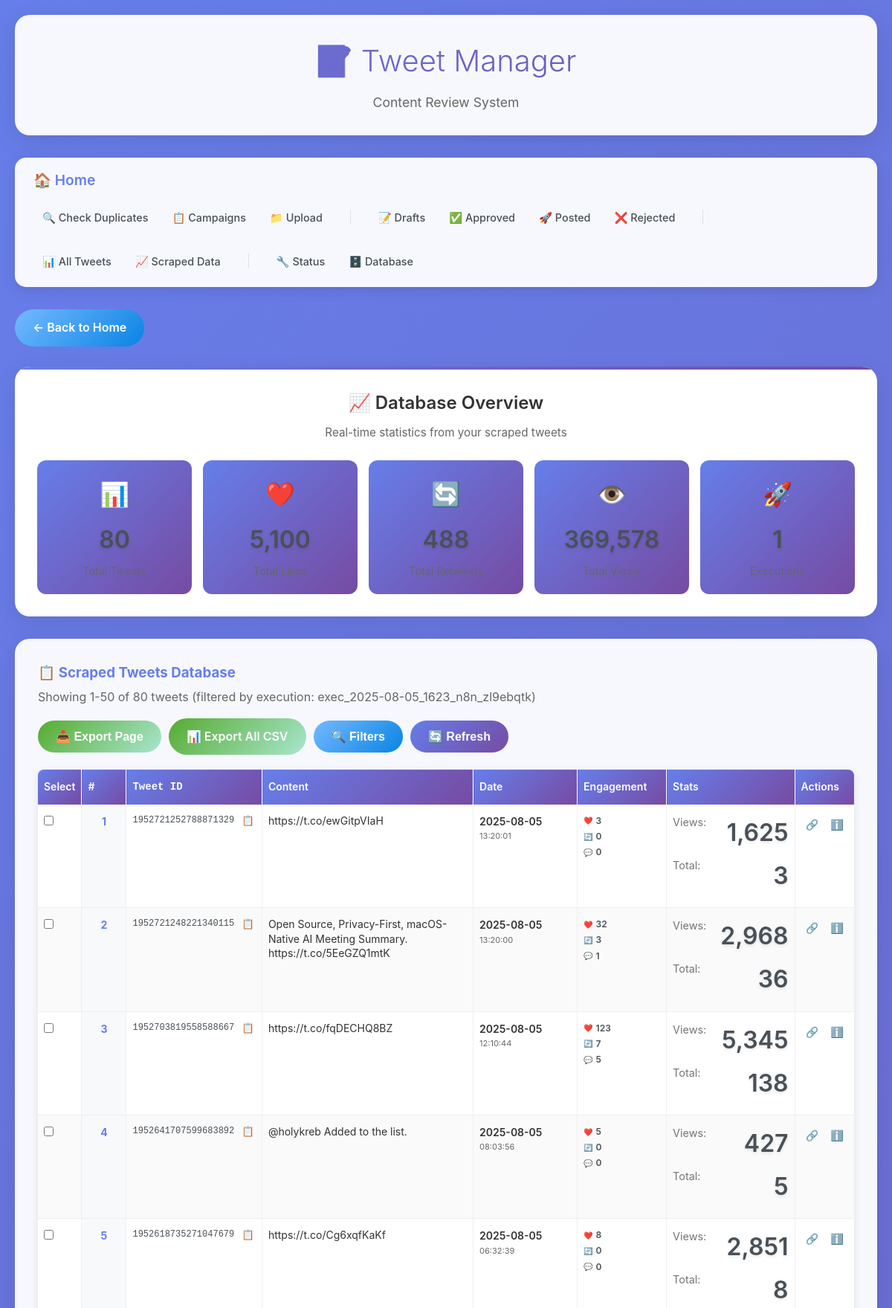
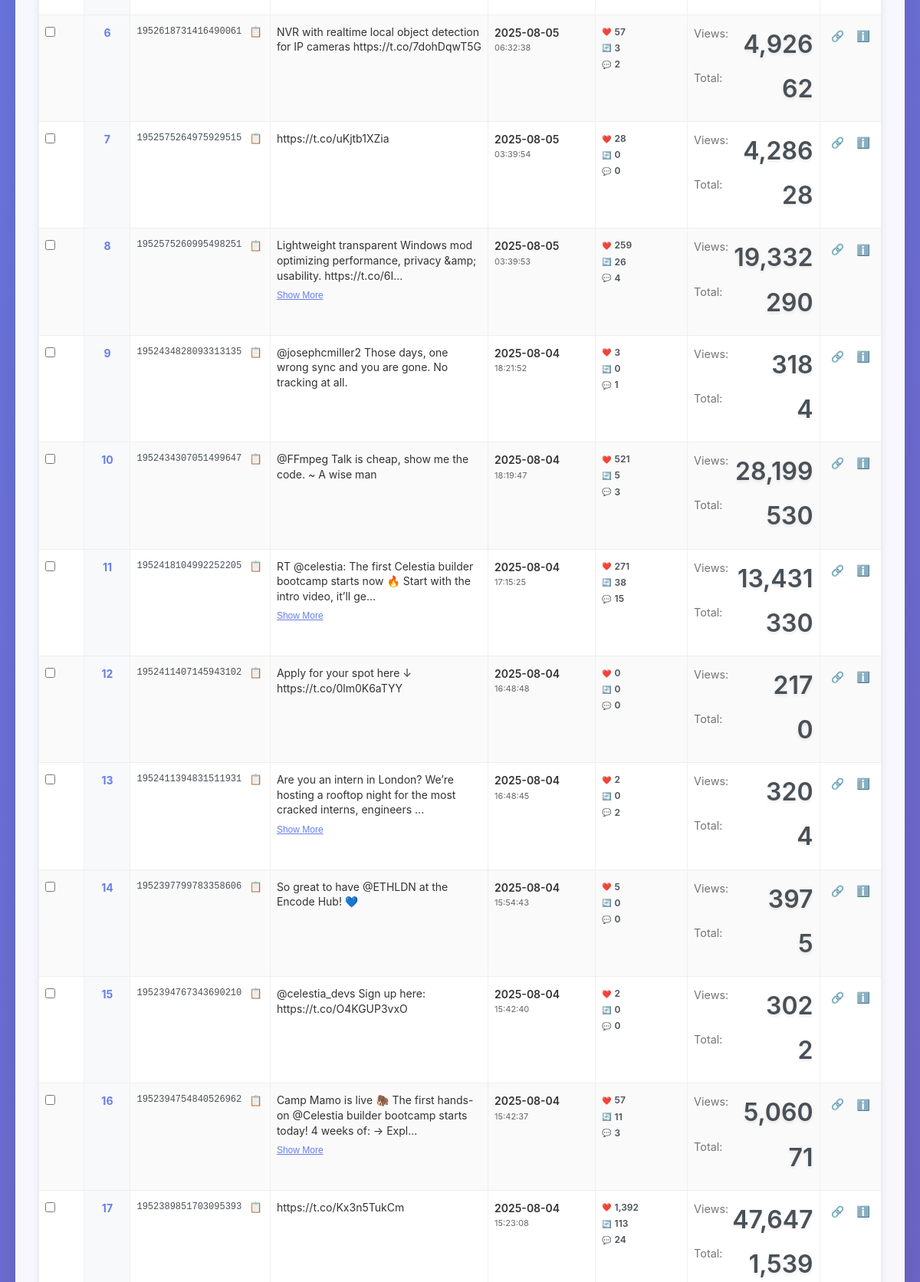
Screenshot of /scraped-tweets?execution_id=exec_2025-08-05_1623_n8n_zl9ebqtk (upper part) with the database file from the repository (2 pictures, top to bottom).
### database.py (models this page shows)
class ScrapedTweet(Base):
    __tablename__ = 'scraped_tweets'
    tweet_id = Column(String(50), primary_key=True)  # Maps to "Tweet ID"
    url = Column(Text)                                # Maps to "URL"
    content = Column(Text)                           # Maps to "Content"
    likes = Column(Integer, default=0)               # Maps to "Likes"
    retweets = Column(Integer, default=0)            # Maps to "Retweets"
    replies = Column(Integer, default=0)             # Maps to "Replies"
    quotes = Column(Integer, default=0)              # Maps to "Quotes"
    views = Column(Integer, default=0)               # Maps to "Views"
    date = Column(DateTime)                          # Maps to "Date"
    status = Column(String(20), default='success')  # Maps to "Status"
    tweet_url = Column(Text)                         # Maps to "Tweet"
    execution_id = Column(String(100))               # N8N execution tracking
    source_url = Column(String(200))                 # N8N source URL
    created_at = Column(DateTime, default=datetime.utcnow)
    updated_at = Column(DateTime, default=datetime.utcnow, onupdate=datetime.utcnow)

### app.py (the view)
@app.route('/scraped-tweets')
def scraped_tweets_page():
    page = request.args.get('page', 1, type=int)
    per_page = 50  # Fixed at 50 per page as requested
    offset = (page - 1) * per_page
    execution_id = request.args.get('execution_id', None)
    tweets_data, total_count = get_scraped_tweets(limit=per_page, offset=offset, execution_id=execution_id)
    total_pages = (total_count + per_page - 1) // per_page
    has_prev = page > 1
    has_next = page < total_pages
    stats = get_scraped_tweets_stats()
    pagination = {
        'page': page,
        'per_page': per_page,
        'total': total_count,
        'pages': total_pages,
        'has_prev': has_prev,
        'has_next': has_next,
        'prev_num': page - 1 if has_prev else None,
        'next_num': page + 1 if has_next else None,
        'start_index': offset + 1 if tweets_data else 0,
        'end_index': min(offset + per_page, total_count)
    }
    return render_template('scraped_tweets.html',
                         tweets=tweets_data,
                         pagination=pagination,
                         stats=stats,
                         execution_id=execution_id)

### app.py (called while the page is built, shortened)
@app.after_request
def add_security_headers(response):
    response.headers['X-Content-Type-Options'] = 'nosniff'
    response.headers['X-Frame-Options'] = 'DENY'
    response.headers['X-XSS-Protection'] = '1; mode=block'
    response.headers['Strict-Transport-Security'] = 'max-age=31536000; includeSubDomains'
    response.headers['Content-Security-Policy'] = "default-src 'self' 'unsafe-inline'; script-src 'self' 'unsafe-inline'; style-src 'self' 'unsafe-inline'"
    if hasattr(request, 'execution_id'):
        response.headers['X-Execution-ID'] = request.execution_id
    return response

@app.before_request
def log_request_info():
    execution_id = None
    if request.is_json and request.get_json(silent=True):
        json_data = request.get_json(silent=True)
        if isinstance(json_data, list) and len(json_data) > 0:
            execution_id = json_data[0].get('execution_id')
        elif isinstance(json_data, dict):
            execution_id = json_data.get('execution_id')
    if not execution_id:
        execution_id = request.headers.get('X-Execution-ID')
    if execution_id:
        request.execution_id = execution_id

### templates/scraped_tweets.html (shortened to what this page needs)
{% extends "base.html" %}
{% block content %}
<div style="margin-bottom: 20px;">
    <a href="/" class="btn btn-secondary">← Back to Home</a>
</div>
<div class="stats-dashboard-card">
    <div class="dashboard-header">
        <h3>📈 Database Overview</h3>
        <p>Real-time statistics from your scraped tweets</p>
    </div>
    <div class="stats-grid">
        <div class="stat-card">
            <div class="stat-icon">📊</div>
            <div class="stat-value">{{ "{:,}".format(stats.total_tweets) }}</div>
            <div class="stat-label">Total Tweets</div>
        </div>
        <div class="stat-card">
            <div class="stat-icon">❤️</div>
            <div class="stat-value">{{ "{:,}".format(stats.total_likes) }}</div>
            <div class="stat-label">Total Likes</div>
        </div>
        <div class="stat-card">
            <div class="stat-icon">🔄</div>
            <div class="stat-value">{{ "{:,}".format(stats.total_retweets) }}</div>
            <div class="stat-label">Total Retweets</div>
        </div>
        <div class="stat-card">
            <div class="stat-icon">👁️</div>
            <div class="stat-value">{{ "{:,}".format(stats.total_views) }}</div>
            <div class="stat-label">Total Views</div>
        </div>
        <div class="stat-card">
            <div class="stat-icon">🚀</div>
            <div class="stat-value">{{ stats.execution_count }}</div>
            <div class="stat-label">Executions</div>
        </div>
    </div>
</div>
<div class="card">
    <div style="display: flex; justify-content: space-between; align-items: center; margin-bottom: 20px; flex-wrap: wrap; gap: 15px;">
        <div>
            <h3 style="color: #667eea; margin: 0;">📋 Scraped Tweets Database</h3>
            <p style="color: #666; margin: 5px 0 0 0;">
                Showing {{ pagination.start_index }}-{{ pagination.end_index }} of {{ "{:,}".format(pagination.total) }} tweets
                {% if execution_id %} (filtered by execution: {{ execution_id }}){% endif %}
            </p>
        </div>
        <div style="display: flex; gap: 10px; align-items: center; flex-wrap: wrap;">
            <button onclick="exportPageToCSV()" class="btn btn-success" title="Export current page to CSV">
                📥 Export Page
            </button>
            <a href="/api/export-scraped-tweets-csv" class="btn btn-success" title="Export all scraped tweets to CSV" style="text-decoration: none;">
                📊 Export All CSV
            </a>
            <button onclick="toggleFilters()" class="btn btn-secondary" id="filterToggle">
                🔍 Filters
            </button>
            <button onclick="refreshData()" class="btn btn-primary">
                🔄 Refresh
            </button>
        </div>
    </div>
    <div class="table-container">
        <table class="excel-table" id="tweetsTable">
            <thead>
                <tr>
                    <th class="col-checkbox">Select</th>
                    <th class="col-index">#</th>
                    <th class="col-tweet-id" data-sort="Tweet ID">Tweet ID</th>
                    <th class="col-content" data-sort="Content">Content</th>
                    <th class="col-date" data-sort="Date">Date</th>
                    <th class="col-engagement">Engagement</th>
                    <th class="col-stats">Stats</th>
                    <th class="col-actions">Actions</th>
                </tr>
            </thead>
            <tbody>
                {% for tweet in tweets %}
                <tr class="tweet-row" data-tweet-id="{{ tweet['Tweet ID'] }}">
                    <td class="col-checkbox">
                        <input type="checkbox" class="tweet-checkbox" value="{{ tweet['Tweet ID'] }}" onchange="updateBulkActions()">
                    </td>
                    <td class="col-index">{{ pagination.start_index + loop.index0 }}</td>
                    <td class="col-tweet-id">
                        <div class="tweet-id-cell">
                            <span class="tweet-id-text">{{ tweet['Tweet ID'] }}</span>
                            <button onclick="copyToClipboard('{{ tweet['Tweet ID'] }}')" class="copy-btn" title="Copy Tweet ID">📋</button>
                        </div>
                    </td>
                    <td class="col-content">
                        <div class="content-cell">
                            <div class="content-preview">{{ tweet['Content'][:100] }}{% if tweet['Content']|length > 100 %}...{% endif %}</div>
                            {% if tweet['Content']|length > 100 %}
                            <button onclick="toggleContent(this)" class="expand-btn" data-full-content="{{ tweet['Content'] }}">Show More</button>
                            {% endif %}
                        </div>
                    </td>
                    <td class="col-date">
                        <div class="date-cell">
                            <div class="date-primary">{{ tweet['Date'][:10] if tweet['Date'] else 'N/A' }}</div>
                            <div class="date-time">{{ tweet['Date'][11:19] if tweet['Date'] and tweet['Date']|length > 10 else '' }}</div>
                        </div>
                    </td>
                    <td class="col-engagement">
                        <div class="engagement-cell">
                            <div class="engagement-item">
                                <span class="engagement-icon">❤️</span>
                                <span class="engagement-value">{{ "{:,}".format(tweet['Likes']) }}</span>
                            </div>
                            <div class="engagement-item">
                                <span class="engagement-icon">🔄</span>
                                <span class="engagement-value">{{ "{:,}".format(tweet['Retweets']) }}</span>
                            </div>
                            <div class="engagement-item">
                                <span class="engagement-icon">💬</span>
                                <span class="engagement-value">{{ "{:,}".format(tweet['Replies']) }}</span>
                            </div>
                        </div>
                    </td>
                    <td class="col-stats">
                        <div class="stats-cell">
                            <div class="stat-item">
                                <span class="stat-label">Views:</span>
                                <span class="stat-value">{{ "{:,}".format(tweet['Views']) }}</span>
                            </div>
                            <div class="stat-item">
                                <span class="stat-label">Total:</span>
                                <span class="stat-value">{{ "{:,}".format(tweet['engagement_total']) }}</span>
                            </div>
                        </div>
                    </td>
                    <td class="col-actions">
                        <div class="actions-cell">
                            <a href="{{ tweet['URL'] }}" target="_blank" class="action-btn" title="View on X/Twitter">🔗</a>
                            <button onclick="showTweetDetails('{{ tweet['Tweet ID'] }}')" class="action-btn" title="Show Details">ℹ️</button>
                        </div>
                    </td>
                </tr>
                {% endfor %}
            </tbody>
        </table>
    </div>
</div>
{% endblock %}

### templates/base.html (style rules this page uses)
* { margin: 0; padding: 0; box-sizing: border-box; }
body { font-family: -apple-system, BlinkMacSystemFont, 'Segoe UI', Roboto, Oxygen, Ubuntu, Cantarell, sans-serif; background: linear-gradient(135deg, #667eea 0%, #764ba2 100%); min-height: 100vh; color: #333; line-height: 1.6; }
.card { background: rgba(255, 255, 255, 0.95); backdrop-filter: blur(10px); border-radius: 20px; padding: 30px; margin-bottom: 20px; box-shadow: 0 8px 32px rgba(0, 0, 0, 0.1); border: 1px solid rgba(255, 255, 255, 0.2); animation: fadeInUp 0.6s ease-out; transition: transform 0.3s ease, box-shadow 0.3s ease; }
.btn { display: inline-block; padding: 12px 24px; border: none; border-radius: 25px; font-size: 1rem; font-weight: 600; text-decoration: none; cursor: pointer; transition: all 0.3s ease; position: relative; overflow: hidden; }
.btn-primary { background: linear-gradient(135deg, #667eea, #764ba2); color: white; }
.btn-success { background: linear-gradient(135deg, #56ab2f, #a8e6cf); color: white; }
.btn-secondary { background: linear-gradient(135deg, #74b9ff, #0984e3); color: white; }

### rows the page displays
ScrapedTweet: start_index "1", tweet_id "1952721252788871329", content "https://t.co/ewGitpVIaH", tweet "2025-08-05", tweet "13:20:01", Likes "3", Retweets "0", Replies "0", Views "1,625", engagement_total "3"
ScrapedTweet: start_index "2", tweet_id "1952721248221340115", content "Open Source, Privacy-First, macOS-Native AI Meeting Summary. https://t.co/5EeGZQ1mtK", tweet "2025-08-05", tweet "13:20:00", Likes "32", Retweets "3", Replies "1", Views "2,968", engagement_total "36"
ScrapedTweet: pagination.start_index+loop.index0 "3", tweet_id "1952703819558588667", content "https://t.co/fqDECHQ8BZ", tweet "2025-08-05", tweet "12:10:44", Likes "123", Retweets "7", Replies "5", Views "5,345", engagement_total "138"
ScrapedTweet: start_index "4", tweet_id "1952641707599683892", content "@holykreb Added to the list.", tweet "2025-08-05", tweet "08:03:56", Likes "5", Retweets "0", Replies "0", Views "427", engagement_total "5"
ScrapedTweet: start_index "5", tweet_id "1952618735271047679", content "https://t.co/Cg6xqfKaKf", tweet "2025-08-05", tweet "06:32:39", Likes "8", Retweets "0", Replies "0", Views "2,851", engagement_total "8"
ScrapedTweet: start_index "6", tweet_id "1952618731416490061", content "NVR with realtime local object detection for IP cameras https://t.co/7dohDqwT5G", tweet "2025-08-05", tweet "06:32:38", Likes "57", Retweets "3", Replies "2", Views "4,926", engagement_total "62"
ScrapedTweet: start_index "7", tweet_id "1952575264975929515", content "https://t.co/uKjtb1XZia", tweet "2025-08-05", tweet "03:39:54", Likes "28", Retweets "0", Replies "0", Views "4,286", engagement_total "28"
ScrapedTweet: start_index "8", tweet_id "1952575260995498251", content "Lightweight transparent Windows mod optimizing performance, privacy &amp; usability. https://t.co/6I", tweet "2025-08-05", tweet "03:39:53", Likes "259", Retweets "26", Replies "4", Views "19,332", engagement_total "290"
ScrapedTweet: start_index "9", tweet_id "1952434828093313135", content "@josephcmiller2 Those days, one wrong sync and you are gone. No tracking at all.", date "2025-08-04", tweet "18:21:52", Likes "3", Retweets "0", Replies "1", Views "318", engagement_total "4"
ScrapedTweet: start_index "10", tweet_id "1952434307051499647", content "@FFmpeg Talk is cheap, show me the code. ~ A wise man", date "2025-08-04", tweet "18:19:47", Likes "521", Retweets "5", Replies "3", Views "28,199", engagement_total "530"
ScrapedTweet: start_index "11", tweet_id "1952418104992252205", content "RT @celestia: The first Celestia builder bootcamp starts now 🔥 Start with the intro video, it’ll ge", date "2025-08-04", tweet "17:15:25", Likes "271", Retweets "38", Replies "15", Views "13,431", engagement_total "330"
ScrapedTweet: start_index "12", tweet_id "1952411407145943102", content "Apply for your spot here ↓ https://t.co/0lm0K6aTYY", date "2025-08-04", tweet "16:48:48", Likes "0", Retweets "0", Replies "0", Views "217", engagement_total "0"
ScrapedTweet: start_index "13", tweet_id "1952411394831511931", content "Are you an intern in London? We’re hosting a rooftop night for the most cracked interns, engineers", date "2025-08-04", tweet "16:48:45", Likes "2", Retweets "0", Replies "2", Views "320", engagement_total "4"
ScrapedTweet: start_index "14", tweet_id "1952397799783358606", content "So great to have @ETHLDN at the Encode Hub! 💙", date "2025-08-04", tweet "15:54:43", Likes "5", Retweets "0", Replies "0", Views "397", engagement_total "5"
ScrapedTweet: start_index "15", tweet_id "1952394767343690210", content "@celestia_devs Sign up here: https://t.co/O4KGUP3vxO", date "2025-08-04", tweet "15:42:40", Likes "2", Retweets "0", Replies "0", Views "302", engagement_total "2"
ScrapedTweet: start_index "16", tweet_id "1952394754840526962", content "Camp Mamo is live 🦣 The first hands-on @Celestia builder bootcamp starts today! 4 weeks of: → Expl", date "2025-08-04", tweet "15:42:37", Likes "57", Retweets "11", Replies "3", Views "5,060", engagement_total "71"
ScrapedTweet: start_index "17", tweet_id "1952389851703095393", content "https://t.co/Kx3n5TukCm", date "2025-08-04", tweet "15:23:08", Likes "1,392", Retweets "113", Replies "24", Views "47,647", engagement_total "1,539"

### other values shown
{{ "{:,}".format(stats.total_tweets) }} "80"
{{ "{:,}".format(stats.total_likes) }} "5,100"
{{ "{:,}".format(stats.total_retweets) }} "488"
{{ "{:,}".format(stats.total_views) }} "369,578"
{{ stats.execution_count }} "1"
{{ pagination.start_index }} "1"
{{ pagination.end_index }} "50"
{{ "{:,}".format(pagination.total) }} "80"
{{ execution_id }} "exec_2025-08-05_1623_n8n_zl9ebqtk"
